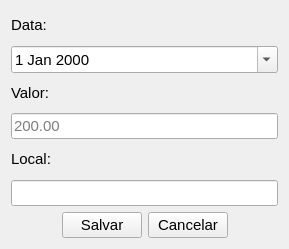
<?xml version="1.0" encoding="UTF-8"?>
<ui version="4.0">
 <class>CreateInvestimento</class>
 <widget class="QWidget" name="CreateInvestimento">
  <property name="geometry">
   <rect>
    <x>0</x>
    <y>0</y>
    <width>289</width>
    <height>249</height>
   </rect>
  </property>
  <property name="minimumSize">
   <size>
    <width>289</width>
    <height>249</height>
   </size>
  </property>
  <property name="maximumSize">
   <size>
    <width>289</width>
    <height>249</height>
   </size>
  </property>
  <property name="font">
   <font>
    <family>Segoe UI</family>
    <pointsize>11</pointsize>
   </font>
  </property>
  <property name="windowTitle">
   <string>Investimentos</string>
  </property>
  <layout class="QVBoxLayout" name="verticalLayout">
   <item>
    <layout class="QGridLayout" name="gridLayout">
     <item row="12" column="1" alignment="Qt::AlignLeft">
      <widget class="QPushButton" name="cancelButton">
       <property name="cursor">
        <cursorShape>PointingHandCursor</cursorShape>
       </property>
       <property name="text">
        <string>Cancelar</string>
       </property>
      </widget>
     </item>
     <item row="7" column="0" alignment="Qt::AlignLeft|Qt::AlignVCenter">
      <widget class="QLabel" name="labelValor">
       <property name="text">
        <string>Valor:</string>
       </property>
      </widget>
     </item>
     <item row="5" column="0" alignment="Qt::AlignLeft|Qt::AlignVCenter">
      <widget class="QLabel" name="labelData">
       <property name="text">
        <string>Data:</string>
       </property>
      </widget>
     </item>
     <item row="10" column="0" alignment="Qt::AlignLeft|Qt::AlignVCenter">
      <widget class="QLabel" name="labelDesc">
       <property name="text">
        <string>Local:</string>
       </property>
      </widget>
     </item>
     <item row="12" column="0" alignment="Qt::AlignRight">
      <widget class="QPushButton" name="saveButton">
       <property name="cursor">
        <cursorShape>PointingHandCursor</cursorShape>
       </property>
       <property name="text">
        <string>Salvar</string>
       </property>
      </widget>
     </item>
     <item row="9" column="0" colspan="2">
      <widget class="QLineEdit" name="valorInput">
       <property name="placeholderText">
        <string>200.00</string>
       </property>
      </widget>
     </item>
     <item row="11" column="0" colspan="2">
      <widget class="QLineEdit" name="localInput"/>
     </item>
     <item row="6" column="0" colspan="2">
      <widget class="QDateEdit" name="dateInput">
       <property name="cursor">
        <cursorShape>ArrowCursor</cursorShape>
       </property>
       <property name="calendarPopup">
        <bool>true</bool>
       </property>
       <property name="date">
        <date>
         <year>2000</year>
         <month>1</month>
         <day>1</day>
        </date>
       </property>
      </widget>
     </item>
    </layout>
   </item>
  </layout>
 </widget>
 <resources/>
 <connections/>
</ui>
